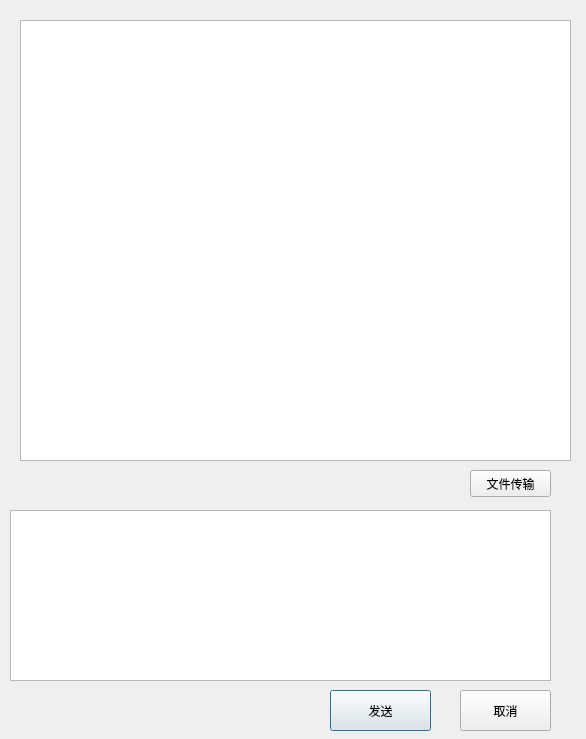
<?xml version="1.0" encoding="UTF-8"?>
<ui version="4.0">
 <class>MessageExc</class>
 <widget class="QDialog" name="MessageExc">
  <property name="geometry">
   <rect>
    <x>0</x>
    <y>0</y>
    <width>586</width>
    <height>739</height>
   </rect>
  </property>
  <property name="windowTitle">
   <string>Messageexchangebox</string>
  </property>
  <widget class="QWidget" name="widget" native="true">
   <property name="geometry">
    <rect>
     <x>0</x>
     <y>10</y>
     <width>581</width>
     <height>721</height>
    </rect>
   </property>
   <widget class="QTextBrowser" name="messageBrowser">
    <property name="geometry">
     <rect>
      <x>20</x>
      <y>10</y>
      <width>551</width>
      <height>441</height>
     </rect>
    </property>
   </widget>
   <widget class="QToolButton" name="file_trans">
    <property name="geometry">
     <rect>
      <x>470</x>
      <y>460</y>
      <width>81</width>
      <height>27</height>
     </rect>
    </property>
    <property name="text">
     <string>文件传输</string>
    </property>
   </widget>
   <widget class="QTextEdit" name="message">
    <property name="geometry">
     <rect>
      <x>10</x>
      <y>500</y>
      <width>541</width>
      <height>171</height>
     </rect>
    </property>
   </widget>
   <widget class="QPushButton" name="send">
    <property name="geometry">
     <rect>
      <x>330</x>
      <y>680</y>
      <width>101</width>
      <height>41</height>
     </rect>
    </property>
    <property name="text">
     <string>发送</string>
    </property>
   </widget>
   <widget class="QPushButton" name="cancel">
    <property name="geometry">
     <rect>
      <x>460</x>
      <y>680</y>
      <width>91</width>
      <height>41</height>
     </rect>
    </property>
    <property name="text">
     <string>取消</string>
    </property>
   </widget>
   <zorder>messageBrowser</zorder>
   <zorder>file_trans</zorder>
   <zorder>message</zorder>
   <zorder>cancel</zorder>
   <zorder>send</zorder>
  </widget>
 </widget>
 <resources/>
 <connections/>
</ui>
